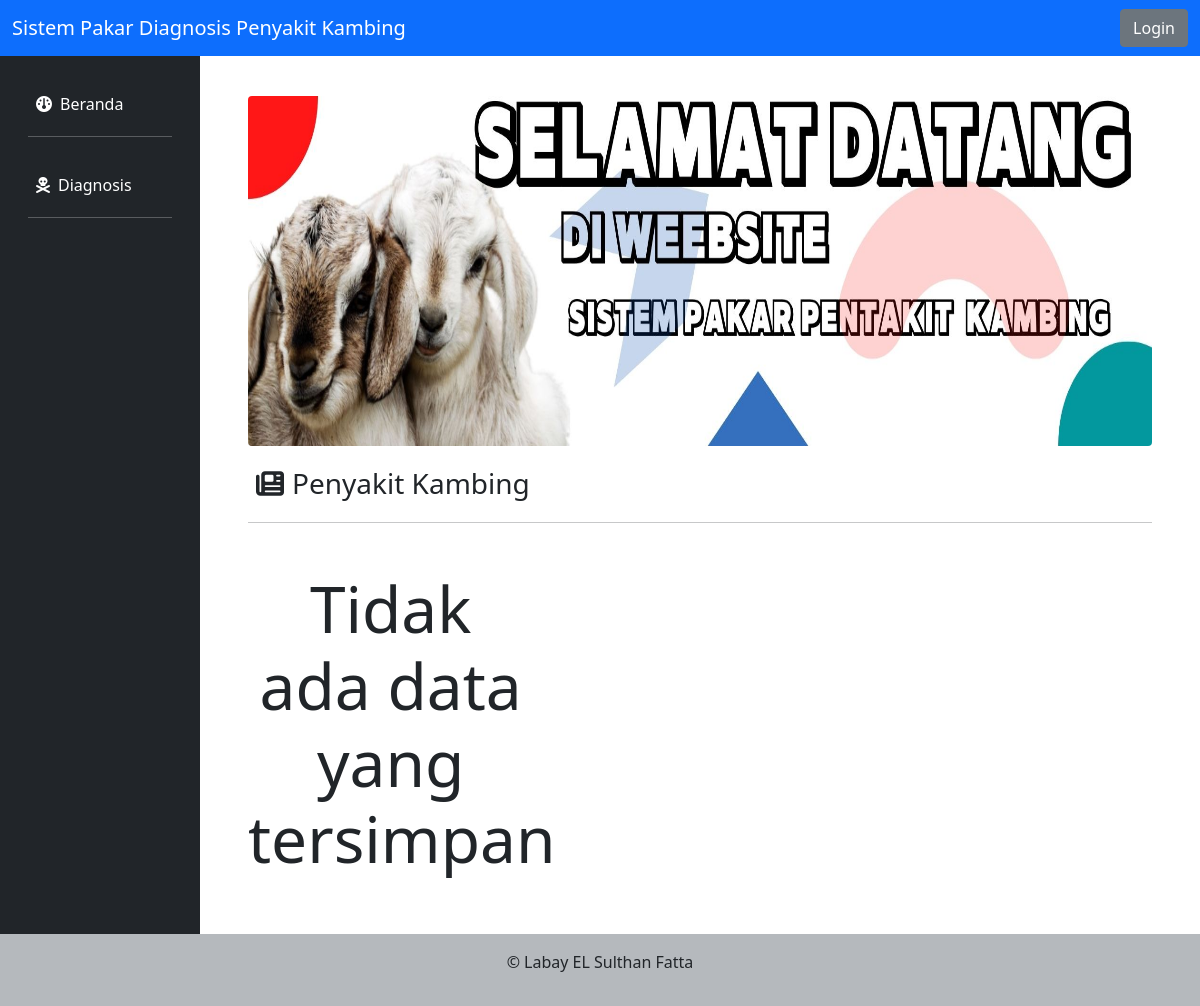
Before: / with the older database file.
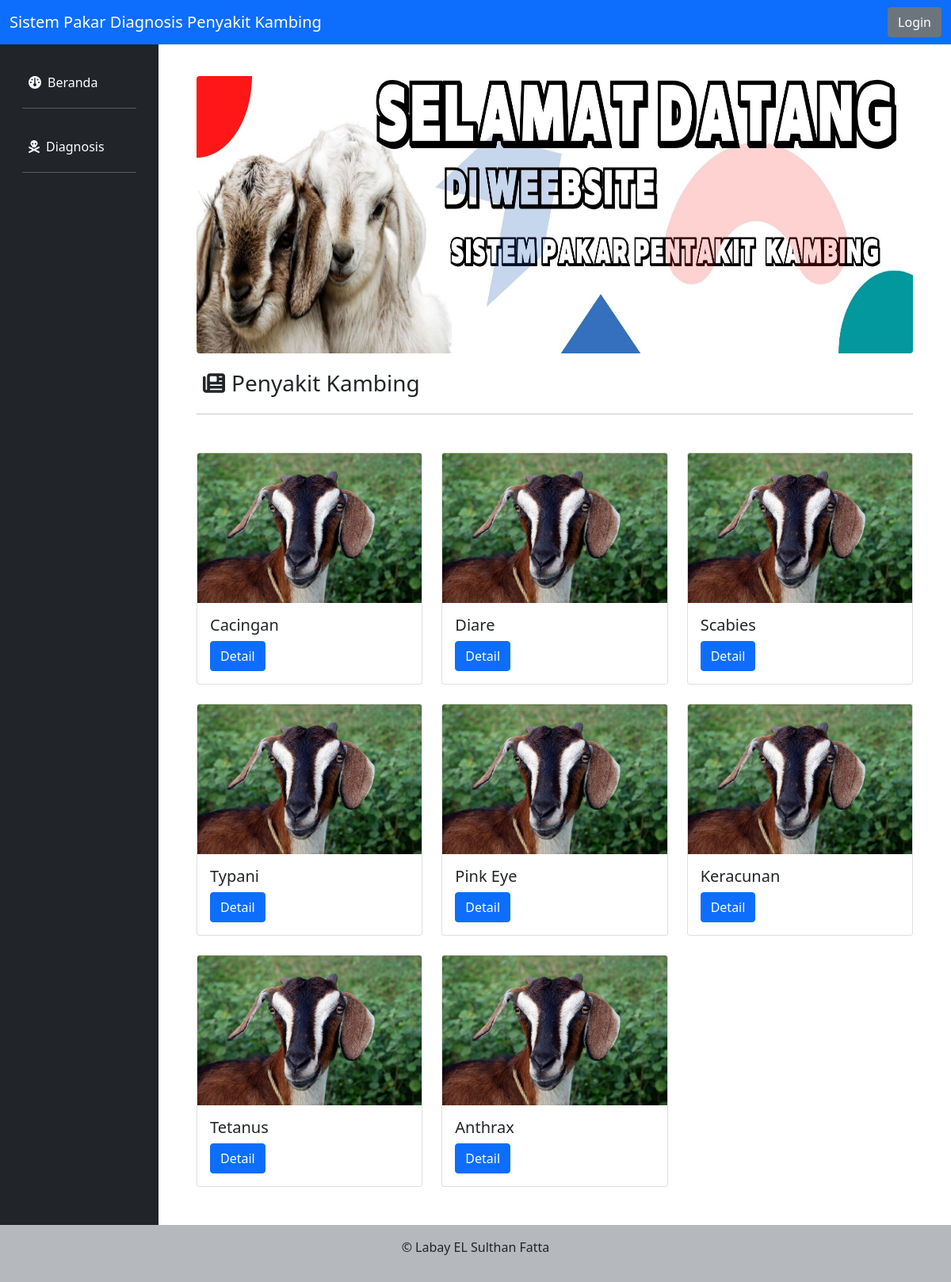
After: the same page with the newer database file.
### tables this page shows
CREATE TABLE `penyakit_tbl` (
  `id_penyakit` varchar(10) NOT NULL,
  `penyakit_nama` varchar(100) NOT NULL,
  `penyakit_penjelasan` text NOT NULL,
  `penaykit_penanganan` text NOT NULL
);

### index.php (the view, shortened to what this page needs)
<!DOCTYPE html>
<html lang="en">
<head>
    <link rel="stylesheet" href="css/style.css">
    <link rel="stylesheet" href="css/bootstrap/css/bootstrap.min.css">
</head>
<body class="container-fluid">
    <?php include('header.php') ?>
    <div class="row no-gutters mt-5">
        <?php include('sidebar.php') ?>
        <div class="col-md-10 p-5 pt-10">
            <div class="gambar text-center">
                <img class="img-fluid rounded mb-3" src="asset/banner.jpg" alt="">
            </div>
            <h3><i class="fa-solid fa-newspaper m-lg-2"></i>Penyakit Kambing<hr></h3>
            <div class="row row-cols-1 row-cols-md-3 g-4 mt-4">
              <?php
                $query = mysqli_query($conn, "SELECT * FROM penyakit_tbl");
                $jumlah_data = mysqli_num_rows($query);
                if($jumlah_data==0){
                  echo "<div class='col'>
                    <h1 class='display-3 text-center'>Tidak ada data yang tersimpan</h1>
                </div>
                  ";
                }
                else{
                  while($data = mysqli_fetch_array($query)){
              ?>
                <div class="col">
                  <div class="card">
                    <img src="asset/gambar_kecil.jpg" class="card-img-top" alt="...">
                    <div class="card-body">
                      <h5 class="card-title"><?= $data['penyakit_nama']; ?></h5>
                      <a href="detailPenyakit.php?id=<?= $data['id_penyakit']; ?>"><buttom class="btn btn-primary">Detail</buttom></a>
                    </div>
                  </div>
                </div>
                <?php }} ?>
        </div>
    </div>
    <?php include('footer.php'); ?>
</body>
</html>

### header.php (shortened to what this page needs)
<nav class="navbar navbar-expand-lg navbar-dark bg-primary fixed-top">
        <div class="container-fluid">
          <a class="navbar-brand" href="#">Sistem Pakar Diagnosis Penyakit Kambing</b></a>
          <a href="login.php"><button type="button" class="btn btn-secondary ms-auto">Login</button></a>
        </div>
</nav>

### sidebar.php
<div class="col-md-2 bg-dark mt-2 pr-3 pt-4">
            <ul class="nav flex-column ml-3 mb-5">
                <li class="nav-item">
                  <a class="nav-link active text-white"  aria-current="page" href="index.php"><i class="fa-solid fa-gauge m-lg-2"></i>Beranda <hr class="bg-secondaray"></a>
                </li>
                <li class="nav-item">
                  <a class="nav-link text-white" href="diagnosis.php"><i class="fa-solid fa-skull-crossbones m-lg-2"></i>Diagnosis <hr class="bg-secondaray"></a>
                </li>
            </ul>
        </div>

### footer.php
<div class="bg-secondary bg-opacity-50">
    <div class="py-3 text-center">
    <p>&copy; Labay EL Sulthan Fatta</p>
    </div>
</div>

### css/style.css (style rules this page uses)
* { margin: 0; padding: 0; list-style: none; text-decoration: none; }
.gambar img { height: 350px; width: auto; }

Changed rows visible on the page:
added penyakit_tbl: penyakit_nama "Cacingan"
added penyakit_tbl: penyakit_nama "Diare"
added penyakit_tbl: penyakit_nama "Scabies"
added penyakit_tbl: penyakit_nama "Typani"
added penyakit_tbl: penyakit_nama "Pink Eye"
added penyakit_tbl: penyakit_nama "Keracunan"
added penyakit_tbl: penyakit_nama "Tetanus"
added penyakit_tbl: penyakit_nama "Anthrax"
Other visible differences:
text no longer shown: "Tidak ada data yang tersimpan"
